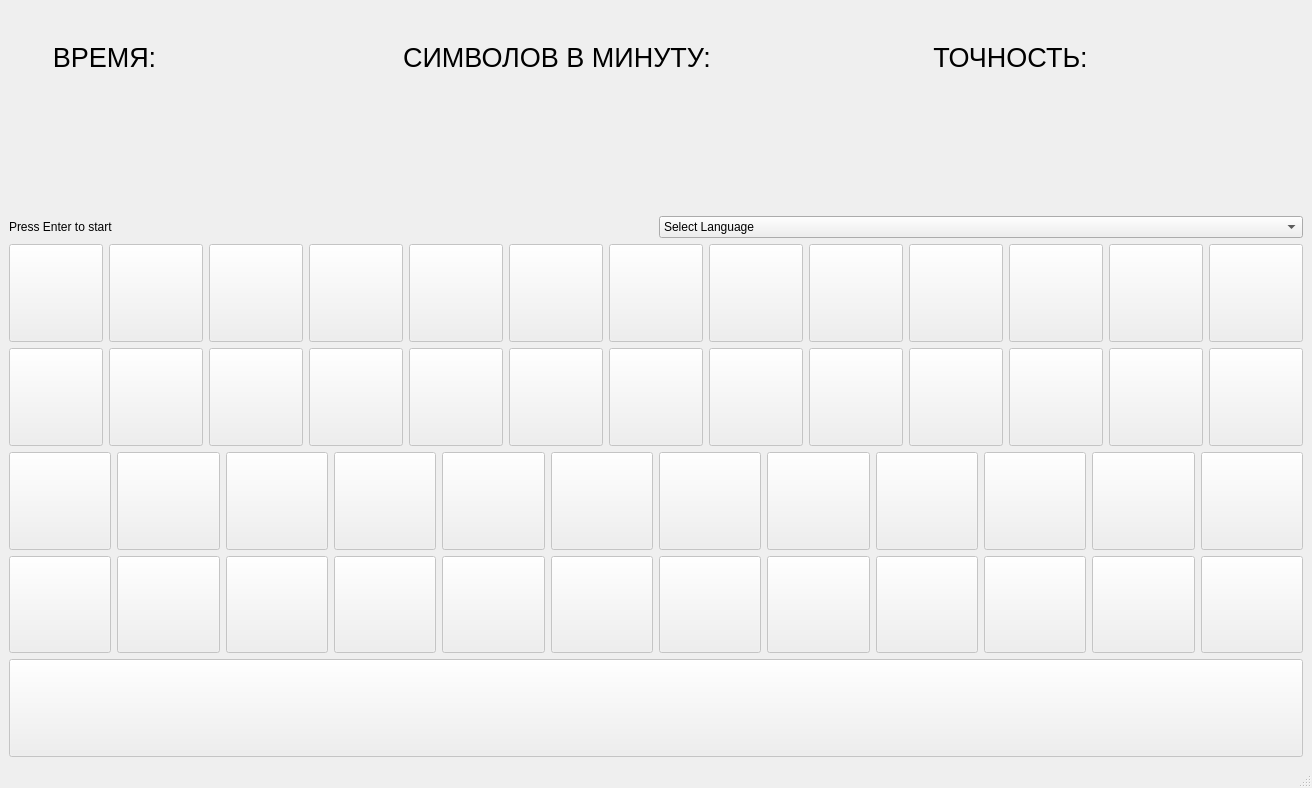
<?xml version="1.0" encoding="UTF-8"?>
<ui version="4.0">
 <class>MainWindow</class>
 <widget class="QMainWindow" name="MainWindow">
  <property name="geometry">
   <rect>
    <x>0</x>
    <y>0</y>
    <width>1312</width>
    <height>788</height>
   </rect>
  </property>
  <property name="windowTitle">
   <string>MainWindow</string>
  </property>
  <widget class="QWidget" name="centralwidget">
   <layout class="QVBoxLayout" name="verticalLayout_4">
    <item>
     <layout class="QHBoxLayout" name="horizontalLayout_6">
      <item>
       <widget class="QLabel" name="label_2">
        <property name="text">
         <string>&lt;html&gt;&lt;head/&gt;&lt;body&gt;&lt;p align=&quot;center&quot;&gt;&lt;span style=&quot; font-size:20pt;&quot;&gt;ВРЕМЯ:&lt;/span&gt;&lt;/p&gt;&lt;/body&gt;&lt;/html&gt;</string>
        </property>
       </widget>
      </item>
      <item>
       <widget class="QLabel" name="time_label">
        <property name="text">
         <string/>
        </property>
       </widget>
      </item>
      <item>
       <widget class="QLabel" name="label_4">
        <property name="text">
         <string>&lt;html&gt;&lt;head/&gt;&lt;body&gt;&lt;p align=&quot;center&quot;&gt;&lt;span style=&quot; font-size:20pt;&quot;&gt;СИМВОЛОВ В МИНУТУ:&lt;/span&gt;&lt;/p&gt;&lt;/body&gt;&lt;/html&gt;</string>
        </property>
       </widget>
      </item>
      <item>
       <widget class="QLabel" name="spm_label">
        <property name="text">
         <string/>
        </property>
       </widget>
      </item>
      <item>
       <widget class="QLabel" name="label_3">
        <property name="text">
         <string>&lt;html&gt;&lt;head/&gt;&lt;body&gt;&lt;p align=&quot;center&quot;&gt;&lt;span style=&quot; font-size:20pt;&quot;&gt;ТОЧНОСТЬ:&lt;/span&gt;&lt;/p&gt;&lt;/body&gt;&lt;/html&gt;</string>
        </property>
       </widget>
      </item>
      <item>
       <widget class="QLabel" name="accuracy_label">
        <property name="text">
         <string/>
        </property>
       </widget>
      </item>
     </layout>
    </item>
    <item>
     <layout class="QHBoxLayout" name="horizontalLayout">
      <item>
       <widget class="QLabel" name="text_label">
        <property name="maximumSize">
         <size>
          <width>1000</width>
          <height>1920</height>
         </size>
        </property>
        <property name="text">
         <string/>
        </property>
       </widget>
      </item>
     </layout>
    </item>
    <item>
     <layout class="QHBoxLayout" name="horizontalLayout_7">
      <item>
       <widget class="QLabel" name="label">
        <property name="text">
         <string>Press Enter to start</string>
        </property>
       </widget>
      </item>
      <item>
       <widget class="QComboBox" name="comboBox">
        <item>
         <property name="text">
          <string>Select Language</string>
         </property>
        </item>
        <item>
         <property name="text">
          <string>English</string>
         </property>
        </item>
        <item>
         <property name="text">
          <string>Franch</string>
         </property>
        </item>
        <item>
         <property name="text">
          <string>Беларуская</string>
         </property>
        </item>
        <item>
         <property name="text">
          <string>Deutsch</string>
         </property>
        </item>
        <item>
         <property name="text">
          <string>Herbew</string>
         </property>
        </item>
        <item>
         <property name="text">
          <string>Chinese</string>
         </property>
        </item>
        <item>
         <property name="text">
          <string>Arabic</string>
         </property>
        </item>
       </widget>
      </item>
     </layout>
    </item>
    <item>
     <layout class="QHBoxLayout" name="horizontalLayout_2">
      <item>
       <widget class="QPushButton" name="pushButton_49">
        <property name="enabled">
         <bool>false</bool>
        </property>
        <property name="sizePolicy">
         <sizepolicy hsizetype="Minimum" vsizetype="Minimum">
          <horstretch>0</horstretch>
          <verstretch>0</verstretch>
         </sizepolicy>
        </property>
        <property name="text">
         <string/>
        </property>
        <property name="autoDefault">
         <bool>false</bool>
        </property>
        <property name="default">
         <bool>false</bool>
        </property>
        <property name="flat">
         <bool>false</bool>
        </property>
       </widget>
      </item>
      <item>
       <widget class="QPushButton" name="pushButton_10">
        <property name="enabled">
         <bool>false</bool>
        </property>
        <property name="sizePolicy">
         <sizepolicy hsizetype="Minimum" vsizetype="Minimum">
          <horstretch>0</horstretch>
          <verstretch>0</verstretch>
         </sizepolicy>
        </property>
        <property name="baseSize">
         <size>
          <width>0</width>
          <height>0</height>
         </size>
        </property>
        <property name="text">
         <string/>
        </property>
       </widget>
      </item>
      <item>
       <widget class="QPushButton" name="pushButton_11">
        <property name="enabled">
         <bool>false</bool>
        </property>
        <property name="sizePolicy">
         <sizepolicy hsizetype="Minimum" vsizetype="Minimum">
          <horstretch>0</horstretch>
          <verstretch>0</verstretch>
         </sizepolicy>
        </property>
        <property name="text">
         <string/>
        </property>
       </widget>
      </item>
      <item>
       <widget class="QPushButton" name="pushButton_12">
        <property name="enabled">
         <bool>false</bool>
        </property>
        <property name="sizePolicy">
         <sizepolicy hsizetype="Minimum" vsizetype="Minimum">
          <horstretch>0</horstretch>
          <verstretch>0</verstretch>
         </sizepolicy>
        </property>
        <property name="text">
         <string/>
        </property>
       </widget>
      </item>
      <item>
       <widget class="QPushButton" name="pushButton_13">
        <property name="enabled">
         <bool>false</bool>
        </property>
        <property name="sizePolicy">
         <sizepolicy hsizetype="Minimum" vsizetype="Minimum">
          <horstretch>0</horstretch>
          <verstretch>0</verstretch>
         </sizepolicy>
        </property>
        <property name="text">
         <string/>
        </property>
       </widget>
      </item>
      <item>
       <widget class="QPushButton" name="pushButton_14">
        <property name="enabled">
         <bool>false</bool>
        </property>
        <property name="sizePolicy">
         <sizepolicy hsizetype="Minimum" vsizetype="Minimum">
          <horstretch>0</horstretch>
          <verstretch>0</verstretch>
         </sizepolicy>
        </property>
        <property name="text">
         <string/>
        </property>
       </widget>
      </item>
      <item>
       <widget class="QPushButton" name="pushButton_15">
        <property name="enabled">
         <bool>false</bool>
        </property>
        <property name="sizePolicy">
         <sizepolicy hsizetype="Minimum" vsizetype="Minimum">
          <horstretch>0</horstretch>
          <verstretch>0</verstretch>
         </sizepolicy>
        </property>
        <property name="text">
         <string/>
        </property>
       </widget>
      </item>
      <item>
       <widget class="QPushButton" name="pushButton_16">
        <property name="enabled">
         <bool>false</bool>
        </property>
        <property name="sizePolicy">
         <sizepolicy hsizetype="Minimum" vsizetype="Minimum">
          <horstretch>0</horstretch>
          <verstretch>0</verstretch>
         </sizepolicy>
        </property>
        <property name="text">
         <string/>
        </property>
       </widget>
      </item>
      <item>
       <widget class="QPushButton" name="pushButton_17">
        <property name="enabled">
         <bool>false</bool>
        </property>
        <property name="sizePolicy">
         <sizepolicy hsizetype="Minimum" vsizetype="Minimum">
          <horstretch>0</horstretch>
          <verstretch>0</verstretch>
         </sizepolicy>
        </property>
        <property name="text">
         <string/>
        </property>
       </widget>
      </item>
      <item>
       <widget class="QPushButton" name="pushButton_18">
        <property name="enabled">
         <bool>false</bool>
        </property>
        <property name="sizePolicy">
         <sizepolicy hsizetype="Minimum" vsizetype="Minimum">
          <horstretch>0</horstretch>
          <verstretch>0</verstretch>
         </sizepolicy>
        </property>
        <property name="text">
         <string/>
        </property>
       </widget>
      </item>
      <item>
       <widget class="QPushButton" name="pushButton_19">
        <property name="enabled">
         <bool>false</bool>
        </property>
        <property name="sizePolicy">
         <sizepolicy hsizetype="Minimum" vsizetype="Minimum">
          <horstretch>0</horstretch>
          <verstretch>0</verstretch>
         </sizepolicy>
        </property>
        <property name="text">
         <string/>
        </property>
       </widget>
      </item>
      <item>
       <widget class="QPushButton" name="pushButton_20">
        <property name="enabled">
         <bool>false</bool>
        </property>
        <property name="sizePolicy">
         <sizepolicy hsizetype="Minimum" vsizetype="Minimum">
          <horstretch>0</horstretch>
          <verstretch>0</verstretch>
         </sizepolicy>
        </property>
        <property name="text">
         <string/>
        </property>
       </widget>
      </item>
      <item>
       <widget class="QPushButton" name="pushButton_21">
        <property name="enabled">
         <bool>false</bool>
        </property>
        <property name="sizePolicy">
         <sizepolicy hsizetype="Minimum" vsizetype="Minimum">
          <horstretch>0</horstretch>
          <verstretch>0</verstretch>
         </sizepolicy>
        </property>
        <property name="text">
         <string/>
        </property>
       </widget>
      </item>
     </layout>
    </item>
    <item>
     <layout class="QHBoxLayout" name="horizontalLayout_3">
      <item>
       <widget class="QPushButton" name="pushButton_24">
        <property name="enabled">
         <bool>false</bool>
        </property>
        <property name="sizePolicy">
         <sizepolicy hsizetype="Minimum" vsizetype="Minimum">
          <horstretch>0</horstretch>
          <verstretch>0</verstretch>
         </sizepolicy>
        </property>
        <property name="text">
         <string/>
        </property>
       </widget>
      </item>
      <item>
       <widget class="QPushButton" name="pushButton_25">
        <property name="enabled">
         <bool>false</bool>
        </property>
        <property name="sizePolicy">
         <sizepolicy hsizetype="Minimum" vsizetype="Minimum">
          <horstretch>0</horstretch>
          <verstretch>0</verstretch>
         </sizepolicy>
        </property>
        <property name="text">
         <string/>
        </property>
       </widget>
      </item>
      <item>
       <widget class="QPushButton" name="pushButton_26">
        <property name="enabled">
         <bool>false</bool>
        </property>
        <property name="sizePolicy">
         <sizepolicy hsizetype="Minimum" vsizetype="Minimum">
          <horstretch>0</horstretch>
          <verstretch>0</verstretch>
         </sizepolicy>
        </property>
        <property name="text">
         <string/>
        </property>
       </widget>
      </item>
      <item>
       <widget class="QPushButton" name="pushButton_27">
        <property name="enabled">
         <bool>false</bool>
        </property>
        <property name="sizePolicy">
         <sizepolicy hsizetype="Minimum" vsizetype="Minimum">
          <horstretch>0</horstretch>
          <verstretch>0</verstretch>
         </sizepolicy>
        </property>
        <property name="text">
         <string/>
        </property>
       </widget>
      </item>
      <item>
       <widget class="QPushButton" name="pushButton_28">
        <property name="enabled">
         <bool>false</bool>
        </property>
        <property name="sizePolicy">
         <sizepolicy hsizetype="Minimum" vsizetype="Minimum">
          <horstretch>0</horstretch>
          <verstretch>0</verstretch>
         </sizepolicy>
        </property>
        <property name="text">
         <string/>
        </property>
       </widget>
      </item>
      <item>
       <widget class="QPushButton" name="pushButton_29">
        <property name="enabled">
         <bool>false</bool>
        </property>
        <property name="sizePolicy">
         <sizepolicy hsizetype="Minimum" vsizetype="Minimum">
          <horstretch>0</horstretch>
          <verstretch>0</verstretch>
         </sizepolicy>
        </property>
        <property name="text">
         <string/>
        </property>
       </widget>
      </item>
      <item>
       <widget class="QPushButton" name="pushButton_30">
        <property name="enabled">
         <bool>false</bool>
        </property>
        <property name="sizePolicy">
         <sizepolicy hsizetype="Minimum" vsizetype="Minimum">
          <horstretch>0</horstretch>
          <verstretch>0</verstretch>
         </sizepolicy>
        </property>
        <property name="text">
         <string/>
        </property>
       </widget>
      </item>
      <item>
       <widget class="QPushButton" name="pushButton_31">
        <property name="enabled">
         <bool>false</bool>
        </property>
        <property name="sizePolicy">
         <sizepolicy hsizetype="Minimum" vsizetype="Minimum">
          <horstretch>0</horstretch>
          <verstretch>0</verstretch>
         </sizepolicy>
        </property>
        <property name="text">
         <string/>
        </property>
       </widget>
      </item>
      <item>
       <widget class="QPushButton" name="pushButton_32">
        <property name="enabled">
         <bool>false</bool>
        </property>
        <property name="sizePolicy">
         <sizepolicy hsizetype="Minimum" vsizetype="Minimum">
          <horstretch>0</horstretch>
          <verstretch>0</verstretch>
         </sizepolicy>
        </property>
        <property name="text">
         <string/>
        </property>
       </widget>
      </item>
      <item>
       <widget class="QPushButton" name="pushButton_33">
        <property name="enabled">
         <bool>false</bool>
        </property>
        <property name="sizePolicy">
         <sizepolicy hsizetype="Minimum" vsizetype="Minimum">
          <horstretch>0</horstretch>
          <verstretch>0</verstretch>
         </sizepolicy>
        </property>
        <property name="text">
         <string/>
        </property>
       </widget>
      </item>
      <item>
       <widget class="QPushButton" name="pushButton_34">
        <property name="enabled">
         <bool>false</bool>
        </property>
        <property name="sizePolicy">
         <sizepolicy hsizetype="Minimum" vsizetype="Minimum">
          <horstretch>0</horstretch>
          <verstretch>0</verstretch>
         </sizepolicy>
        </property>
        <property name="text">
         <string/>
        </property>
       </widget>
      </item>
      <item>
       <widget class="QPushButton" name="pushButton_35">
        <property name="enabled">
         <bool>false</bool>
        </property>
        <property name="sizePolicy">
         <sizepolicy hsizetype="Minimum" vsizetype="Minimum">
          <horstretch>0</horstretch>
          <verstretch>0</verstretch>
         </sizepolicy>
        </property>
        <property name="text">
         <string/>
        </property>
       </widget>
      </item>
      <item>
       <widget class="QPushButton" name="pushButton_51">
        <property name="enabled">
         <bool>false</bool>
        </property>
        <property name="sizePolicy">
         <sizepolicy hsizetype="Minimum" vsizetype="Minimum">
          <horstretch>0</horstretch>
          <verstretch>0</verstretch>
         </sizepolicy>
        </property>
        <property name="text">
         <string/>
        </property>
       </widget>
      </item>
     </layout>
    </item>
    <item>
     <layout class="QHBoxLayout" name="horizontalLayout_4">
      <item>
       <widget class="QPushButton" name="pushButton_66">
        <property name="enabled">
         <bool>false</bool>
        </property>
        <property name="sizePolicy">
         <sizepolicy hsizetype="Minimum" vsizetype="Minimum">
          <horstretch>0</horstretch>
          <verstretch>0</verstretch>
         </sizepolicy>
        </property>
        <property name="text">
         <string/>
        </property>
       </widget>
      </item>
      <item>
       <widget class="QPushButton" name="pushButton_38">
        <property name="enabled">
         <bool>false</bool>
        </property>
        <property name="sizePolicy">
         <sizepolicy hsizetype="Minimum" vsizetype="Minimum">
          <horstretch>0</horstretch>
          <verstretch>0</verstretch>
         </sizepolicy>
        </property>
        <property name="text">
         <string/>
        </property>
       </widget>
      </item>
      <item>
       <widget class="QPushButton" name="pushButton_39">
        <property name="enabled">
         <bool>false</bool>
        </property>
        <property name="sizePolicy">
         <sizepolicy hsizetype="Minimum" vsizetype="Minimum">
          <horstretch>0</horstretch>
          <verstretch>0</verstretch>
         </sizepolicy>
        </property>
        <property name="text">
         <string/>
        </property>
       </widget>
      </item>
      <item>
       <widget class="QPushButton" name="pushButton_40">
        <property name="enabled">
         <bool>false</bool>
        </property>
        <property name="sizePolicy">
         <sizepolicy hsizetype="Minimum" vsizetype="Minimum">
          <horstretch>0</horstretch>
          <verstretch>0</verstretch>
         </sizepolicy>
        </property>
        <property name="text">
         <string/>
        </property>
       </widget>
      </item>
      <item>
       <widget class="QPushButton" name="pushButton_41">
        <property name="enabled">
         <bool>false</bool>
        </property>
        <property name="sizePolicy">
         <sizepolicy hsizetype="Minimum" vsizetype="Minimum">
          <horstretch>0</horstretch>
          <verstretch>0</verstretch>
         </sizepolicy>
        </property>
        <property name="text">
         <string/>
        </property>
       </widget>
      </item>
      <item>
       <widget class="QPushButton" name="pushButton_42">
        <property name="enabled">
         <bool>false</bool>
        </property>
        <property name="sizePolicy">
         <sizepolicy hsizetype="Minimum" vsizetype="Minimum">
          <horstretch>0</horstretch>
          <verstretch>0</verstretch>
         </sizepolicy>
        </property>
        <property name="text">
         <string/>
        </property>
       </widget>
      </item>
      <item>
       <widget class="QPushButton" name="pushButton_43">
        <property name="enabled">
         <bool>false</bool>
        </property>
        <property name="sizePolicy">
         <sizepolicy hsizetype="Minimum" vsizetype="Minimum">
          <horstretch>0</horstretch>
          <verstretch>0</verstretch>
         </sizepolicy>
        </property>
        <property name="text">
         <string/>
        </property>
       </widget>
      </item>
      <item>
       <widget class="QPushButton" name="pushButton_44">
        <property name="enabled">
         <bool>false</bool>
        </property>
        <property name="sizePolicy">
         <sizepolicy hsizetype="Minimum" vsizetype="Minimum">
          <horstretch>0</horstretch>
          <verstretch>0</verstretch>
         </sizepolicy>
        </property>
        <property name="text">
         <string/>
        </property>
       </widget>
      </item>
      <item>
       <widget class="QPushButton" name="pushButton_45">
        <property name="enabled">
         <bool>false</bool>
        </property>
        <property name="sizePolicy">
         <sizepolicy hsizetype="Minimum" vsizetype="Minimum">
          <horstretch>0</horstretch>
          <verstretch>0</verstretch>
         </sizepolicy>
        </property>
        <property name="text">
         <string/>
        </property>
       </widget>
      </item>
      <item>
       <widget class="QPushButton" name="pushButton_46">
        <property name="enabled">
         <bool>false</bool>
        </property>
        <property name="sizePolicy">
         <sizepolicy hsizetype="Minimum" vsizetype="Minimum">
          <horstretch>0</horstretch>
          <verstretch>0</verstretch>
         </sizepolicy>
        </property>
        <property name="text">
         <string/>
        </property>
       </widget>
      </item>
      <item>
       <widget class="QPushButton" name="pushButton_47">
        <property name="enabled">
         <bool>false</bool>
        </property>
        <property name="sizePolicy">
         <sizepolicy hsizetype="Minimum" vsizetype="Minimum">
          <horstretch>0</horstretch>
          <verstretch>0</verstretch>
         </sizepolicy>
        </property>
        <property name="text">
         <string/>
        </property>
       </widget>
      </item>
      <item>
       <widget class="QPushButton" name="pushButton_48">
        <property name="enabled">
         <bool>false</bool>
        </property>
        <property name="sizePolicy">
         <sizepolicy hsizetype="Minimum" vsizetype="Minimum">
          <horstretch>0</horstretch>
          <verstretch>0</verstretch>
         </sizepolicy>
        </property>
        <property name="text">
         <string/>
        </property>
       </widget>
      </item>
     </layout>
    </item>
    <item>
     <layout class="QHBoxLayout" name="horizontalLayout_5">
      <item>
       <widget class="QPushButton" name="pushButton_50">
        <property name="enabled">
         <bool>false</bool>
        </property>
        <property name="sizePolicy">
         <sizepolicy hsizetype="Minimum" vsizetype="Minimum">
          <horstretch>0</horstretch>
          <verstretch>0</verstretch>
         </sizepolicy>
        </property>
        <property name="text">
         <string/>
        </property>
       </widget>
      </item>
      <item>
       <widget class="QPushButton" name="pushButton_52">
        <property name="enabled">
         <bool>false</bool>
        </property>
        <property name="sizePolicy">
         <sizepolicy hsizetype="Minimum" vsizetype="Minimum">
          <horstretch>0</horstretch>
          <verstretch>0</verstretch>
         </sizepolicy>
        </property>
        <property name="text">
         <string/>
        </property>
       </widget>
      </item>
      <item>
       <widget class="QPushButton" name="pushButton_53">
        <property name="enabled">
         <bool>false</bool>
        </property>
        <property name="sizePolicy">
         <sizepolicy hsizetype="Minimum" vsizetype="Minimum">
          <horstretch>0</horstretch>
          <verstretch>0</verstretch>
         </sizepolicy>
        </property>
        <property name="text">
         <string/>
        </property>
       </widget>
      </item>
      <item>
       <widget class="QPushButton" name="pushButton_54">
        <property name="enabled">
         <bool>false</bool>
        </property>
        <property name="sizePolicy">
         <sizepolicy hsizetype="Minimum" vsizetype="Minimum">
          <horstretch>0</horstretch>
          <verstretch>0</verstretch>
         </sizepolicy>
        </property>
        <property name="text">
         <string/>
        </property>
       </widget>
      </item>
      <item>
       <widget class="QPushButton" name="pushButton_55">
        <property name="enabled">
         <bool>false</bool>
        </property>
        <property name="sizePolicy">
         <sizepolicy hsizetype="Minimum" vsizetype="Minimum">
          <horstretch>0</horstretch>
          <verstretch>0</verstretch>
         </sizepolicy>
        </property>
        <property name="text">
         <string/>
        </property>
       </widget>
      </item>
      <item>
       <widget class="QPushButton" name="pushButton_56">
        <property name="enabled">
         <bool>false</bool>
        </property>
        <property name="sizePolicy">
         <sizepolicy hsizetype="Minimum" vsizetype="Minimum">
          <horstretch>0</horstretch>
          <verstretch>0</verstretch>
         </sizepolicy>
        </property>
        <property name="text">
         <string/>
        </property>
       </widget>
      </item>
      <item>
       <widget class="QPushButton" name="pushButton_57">
        <property name="enabled">
         <bool>false</bool>
        </property>
        <property name="sizePolicy">
         <sizepolicy hsizetype="Minimum" vsizetype="Minimum">
          <horstretch>0</horstretch>
          <verstretch>0</verstretch>
         </sizepolicy>
        </property>
        <property name="text">
         <string/>
        </property>
       </widget>
      </item>
      <item>
       <widget class="QPushButton" name="pushButton_58">
        <property name="enabled">
         <bool>false</bool>
        </property>
        <property name="sizePolicy">
         <sizepolicy hsizetype="Minimum" vsizetype="Minimum">
          <horstretch>0</horstretch>
          <verstretch>0</verstretch>
         </sizepolicy>
        </property>
        <property name="text">
         <string/>
        </property>
       </widget>
      </item>
      <item>
       <widget class="QPushButton" name="pushButton_59">
        <property name="enabled">
         <bool>false</bool>
        </property>
        <property name="sizePolicy">
         <sizepolicy hsizetype="Minimum" vsizetype="Minimum">
          <horstretch>0</horstretch>
          <verstretch>0</verstretch>
         </sizepolicy>
        </property>
        <property name="text">
         <string/>
        </property>
       </widget>
      </item>
      <item>
       <widget class="QPushButton" name="pushButton_60">
        <property name="enabled">
         <bool>false</bool>
        </property>
        <property name="sizePolicy">
         <sizepolicy hsizetype="Minimum" vsizetype="Minimum">
          <horstretch>0</horstretch>
          <verstretch>0</verstretch>
         </sizepolicy>
        </property>
        <property name="text">
         <string/>
        </property>
       </widget>
      </item>
      <item>
       <widget class="QPushButton" name="pushButton_61">
        <property name="enabled">
         <bool>false</bool>
        </property>
        <property name="sizePolicy">
         <sizepolicy hsizetype="Minimum" vsizetype="Minimum">
          <horstretch>0</horstretch>
          <verstretch>0</verstretch>
         </sizepolicy>
        </property>
        <property name="text">
         <string/>
        </property>
       </widget>
      </item>
      <item>
       <widget class="QPushButton" name="pushButton_62">
        <property name="enabled">
         <bool>false</bool>
        </property>
        <property name="sizePolicy">
         <sizepolicy hsizetype="Minimum" vsizetype="Minimum">
          <horstretch>0</horstretch>
          <verstretch>0</verstretch>
         </sizepolicy>
        </property>
        <property name="text">
         <string/>
        </property>
       </widget>
      </item>
     </layout>
    </item>
    <item>
     <layout class="QVBoxLayout" name="verticalLayout">
      <item>
       <widget class="QPushButton" name="pushButton_65">
        <property name="enabled">
         <bool>false</bool>
        </property>
        <property name="sizePolicy">
         <sizepolicy hsizetype="Minimum" vsizetype="Minimum">
          <horstretch>0</horstretch>
          <verstretch>0</verstretch>
         </sizepolicy>
        </property>
        <property name="text">
         <string/>
        </property>
       </widget>
      </item>
     </layout>
    </item>
   </layout>
  </widget>
  <widget class="QMenuBar" name="menubar">
   <property name="geometry">
    <rect>
     <x>0</x>
     <y>0</y>
     <width>1312</width>
     <height>22</height>
    </rect>
   </property>
  </widget>
  <widget class="QStatusBar" name="statusbar"/>
 </widget>
 <resources/>
 <connections/>
</ui>
